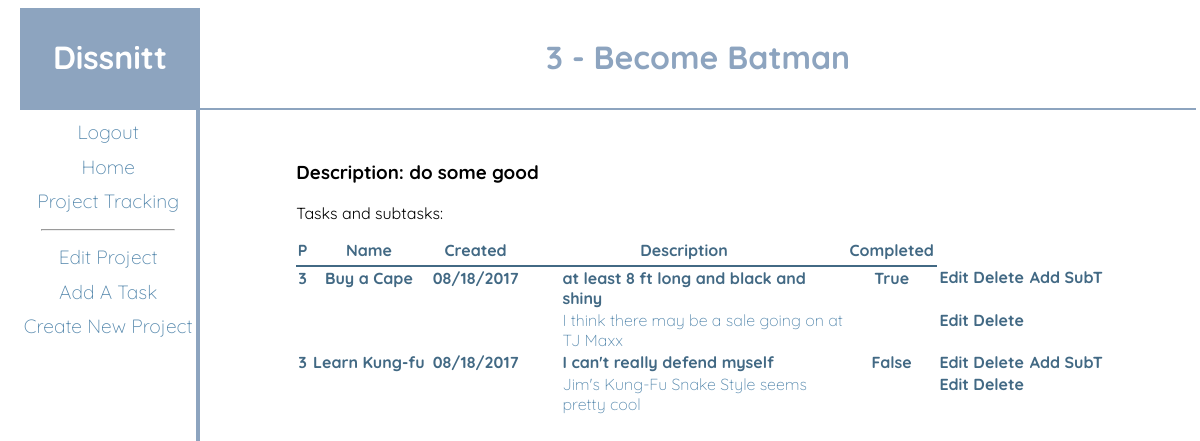
/todo/1/ (signed in), run on the app's committed database.
### todo/models.py (models this page shows, shortened)
class Project(models.Model):
    project_name = models.CharField(max_length=30)
    created_date = models.DateTimeField('created_date')
    completed = models.BooleanField()
    description = models.TextField()
    priority = models.IntegerField()
    owner = models.ForeignKey(User, on_delete=models.CASCADE)

class Task(models.Model):
    task_name = models.CharField(max_length=30)
    created_date = models.DateTimeField('created_date')
    completed = models.BooleanField()
    description = models.TextField()
    priority = models.IntegerField()
    project = models.ForeignKey(Project, on_delete=models.CASCADE)

class SubTask(models.Model):
    sub_name = models.TextField()
    task = models.ForeignKey(Task, on_delete=models.CASCADE)

### todo/views.py (the view)
# urls.py: url(r'^(?P<pk>[0-9]+)/$', views.DetailView.as_view(), name='detail'),
class DetailView(LoginRequiredMixin, generic.DetailView):
    model = Project
    template_name = 'todo/detail.html'

### todo/templates/todo/detail.html (shortened to what this page needs)
{% extends 'base.html' %}
{% load staticfiles %}
{% block head %}
<link rel="stylesheet" href="{% static 'todo/css/todo.css' %}">
{% endblock %}
{% block page_header %}<h1>{{ project.priority}} - {{ project.project_name}}</h1>{% endblock %}
{% block sidepage %}
<hr>
<a href="{% url 'todo:edit_project' pk=project.pk %}">Edit Project</a><br>
<a href="{% url 'todo:new_task' pk=project.pk %}">Add A Task</a><br>
<a href="{% url 'todo:new_project' %}">Create New Project</a><br>
{% endblock %}
{% block content %}
<div class="project_detail">
    <h3>Description: {{ project.description }}</h3>
    <p>Tasks and subtasks:</p>
    <table>
        <tr class="todo_table_header">
            <th>P</th>
            <th>Name</th>
             <th>Created</th>
            <th>Description</th>
            <th>Completed</th>
        </tr>
    {% for task in project.task_set.all %}
        <tr>
            <td>{{ task.priority }}</td>
            <td>{{ task.task_name }}</td>
            <td>{{ task.created_date | date:"m/d/Y" }}</td>
            <td class="tddetalign">{{ task.description }}</td>
            <td>{{ task.completed }}</td>
            <td><a href="{% url 'todo:edit_task' pk=project.pk tk=task.pk %}">Edit</a></td>
            <td><a href="{% url 'todo:delete_task' pk=project.pk tk=task.pk %}">Delete</a></td>
            <td><a href="{% url 'todo:new_subtask' pk=project.pk tk=task.pk %}">Add SubT</a></td>
        </tr>
        {% for subtask in task.subtask_set.all %}
        <tr class="subt_rows">
            <td></td><td>{{subtask.priority}}</td>
            <td>{{subtask.created_date | date:"m/d/Y" }}</td>
            <td class="tddetalign">{{ subtask.sub_name}}</td>
            <td>{{ subtask.completed }}</td>
            <td><a href="{% url 'todo:edit_subtask' pk=project.pk sk=subtask.pk %}">Edit</a></td>
            <td><a href="{% url 'todo:delete_subtask' pk=project.pk sk=subtask.pk %}">Delete</a></td>
        </tr>
        {% endfor %}
    {% endfor %}
    </table>
</div>
{% endblock %}

### mylogin/static/mylogin/css/base.css (style rules this page uses)
body { padding: 0; width: 100%; }
div.side_navigation a { text-decoration: none; }
div.side_navigation hr { width: 75%; background-color: #8da4bf; }

### todo/static/todo/css/todo.css (style rules this page uses)
tr.todo_table_header th { border-bottom: 2px solid #426984; padding-bottom: 5px; }
div.project_detail { margin-left: 10%; margin-top: 5%; }
div.project_detail table { width: 90%; text-align: center; border-collapse: collapse; color: #426984; font-weight: bold; }
div.project_detail table a, td { text-decoration: none; color: #426984; font-weight: bold; vertical-align: top; }
tr.subt_rows td, a { font-weight: 200; color: #5487AC; }
td.tddetalign { text-align: left; padding-left: 5%; width: 40%; }

### data on the page
Project: priority "3", project_name "Become Batman", description "do some good"
Task: priority "3", task_name "Buy a Cape", created_date "08/18/2017", description "at least 8 ft long and black and shiny", completed "True"
SubTask: sub_name "I think there may be a sale going on at TJ Maxx"
Task: priority "3", task_name "Learn Kung-fu", created_date "08/18/2017", description "I can't really defend myself", completed "False"
SubTask: sub_name "Jim's Kung-Fu Snake Style seems pretty cool"
